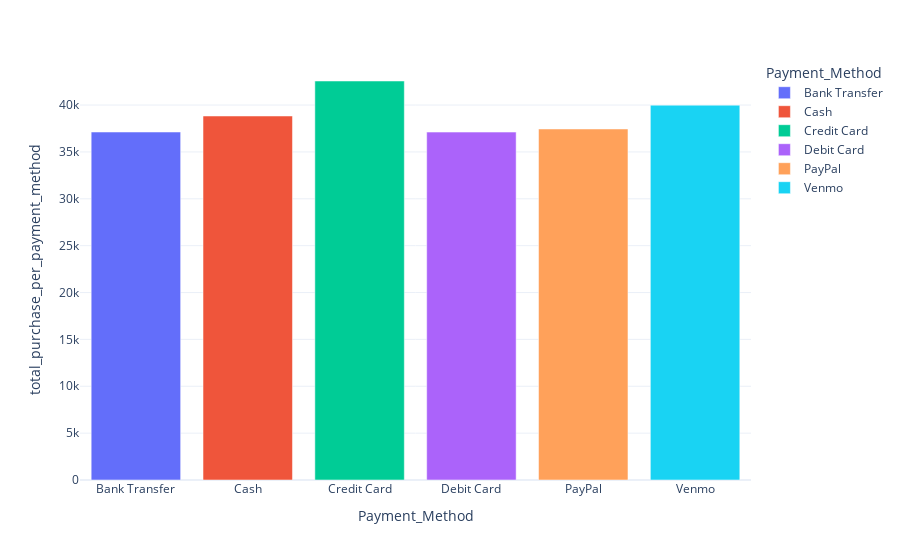

The notebook cell saved with this chart:
### Code cell
fig = px.bar(purchase_info_per_payment_method, x='Payment_Method', y='total_purchase_per_payment_method', color='Payment_Method',template='plotly_white', hover_data=['Payment_Method', 'average_purchase_per_payment_method' ])
fig.show()

### Figure 1 — Plotly figure (JSON) as saved in the notebook; plotly's stock layout.template omitted (floating-point values rounded to 4 significant figures)
{"data": [{"customdata": [[58.74]], "hovertemplate": "Payment_Method=%{x}<br>total_purchase_per_payment_method=%{y}<br>average_purchase_per_payment_method=%{customdata[0]}<extra></extra>", "legendgroup": "Bank Transfer", "marker": {"color": "#636efa", "pattern": {"shape": ""}}, "name": "Bank Transfer", "orientation": "v", "showlegend": true, "textposition": "auto", "type": "bar", "x": ["Bank Transfer"], "xaxis": "x", "y": [37123], "yaxis": "y"}, {"customdata": [[59.93]], "hovertemplate": "Payment_Method=%{x}<br>total_purchase_per_payment_method=%{y}<br>average_purchase_per_payment_method=%{customdata[0]}<extra></extra>", "legendgroup": "Cash", "marker": {"color": "#EF553B", "pattern": {"shape": ""}}, "name": "Cash", "orientation": "v", "showlegend": true, "textposition": "auto", "type": "bar", "x": ["Cash"], "xaxis": "x", "y": [38833], "yaxis": "y"}, {"customdata": [[61.16]], "hovertemplate": "Payment_Method=%{x}<br>total_purchase_per_payment_method=%{y}<br>average_purchase_per_payment_method=%{customdata[0]}<extra></extra>", "legendgroup": "Credit Card", "marker": {"color": "#00cc96", "pattern": {"shape": ""}}, "name": "Credit Card", "orientation": "v", "showlegend": true, "textposition": "auto", "type": "bar", "x": ["Credit Card"], "xaxis": "x", "y": [42567], "yaxis": "y"}, {"customdata": [[58.64]], "hovertemplate": "Payment_Method=%{x}<br>total_purchase_per_payment_method=%{y}<br>average_purchase_per_payment_method=%{customdata[0]}<extra></extra>", "legendgroup": "Debit Card", "marker": {"color": "#ab63fa", "pattern": {"shape": ""}}, "name": "Debit Card", "orientation": "v", "showlegend": true, "textposition": "auto", "type": "bar", "x": ["Debit Card"], "xaxis": "x", "y": [37118], "yaxis": "y"}, {"customdata": [[58.7]], "hovertemplate": "Payment_Method=%{x}<br>total_purchase_per_payment_method=%{y}<br>average_purchase_per_payment_method=%{customdata[0]}<extra></extra>", "legendgroup": "PayPal", "marker": {"color": "#FFA15A", "pattern": {"shape": ""}}, "name": "PayPal", "orientation": "v", "showlegend": true, "textposition": "auto", "type": "bar", "x": ["PayPal"], "xaxis": "x", "y": [37449], "yaxis": "y"}, {"customdata": [[61.24]], "hovertemplate": "Payment_Method=%{x}<br>total_purchase_per_payment_method=%{y}<br>average_purchase_per_payment_method=%{customdata[0]}<extra></extra>", "legendgroup": "Venmo", "marker": {"color": "#19d3f3", "pattern": {"shape": ""}}, "name": "Venmo", "orientation": "v", "showlegend": true, "textposition": "auto", "type": "bar", "x": ["Venmo"], "xaxis": "x", "y": [39991], "yaxis": "y"}], "layout": {"barmode": "relative", "legend": {"title": {"text": "Payment_Method"}, "tracegroupgap": 0}, "margin": {"t": 60}, "xaxis": {"anchor": "y", "categoryarray": ["Bank Transfer", "Cash", "Credit Card", "Debit Card", "PayPal", "Venmo"], "categoryorder": "array", "domain": [0, 1], "title": {"text": "Payment_Method"}}, "yaxis": {"anchor": "x", "domain": [0, 1], "title": {"text": "total_purchase_per_payment_method"}}}}
